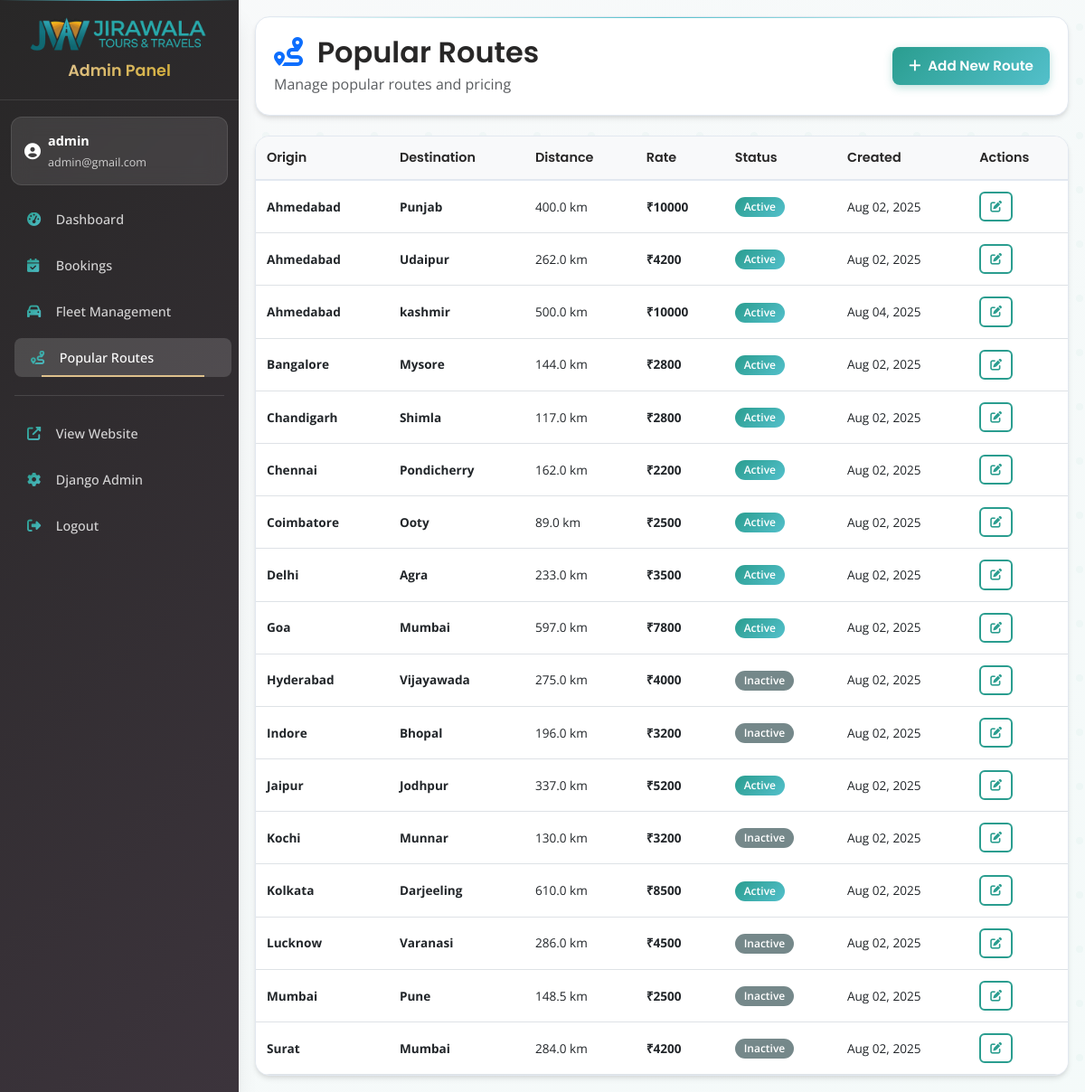
/admin-panel/routes/ (signed in), run on the app's committed database.
### booking/models.py (models this page shows, shortened)
class PopularRoute(models.Model):
    origin = models.CharField(max_length=100)
    destination = models.CharField(max_length=100)
    rate = models.CharField(max_length=100)
    distance_km = models.CharField(max_length=100)
    image = models.ImageField(upload_to='route_images/', blank=True, null=True)
    is_active = models.BooleanField(default=True)
    created_at = models.DateTimeField(auto_now_add=True)

### booking/views.py (the view, shortened to what this page needs)
# urls.py: path('admin-panel/routes/', custom_admin_routes, name='custom_admin_routes'),
@login_required
@user_passes_test(is_admin_user)
def custom_admin_routes(request):
    routes = []
    try:
        with connection.cursor() as cursor:
            cursor.execute("""
                SELECT id, origin, destination, distance_km, rate, is_active, created_at
                FROM booking_popularroute
                ORDER BY origin, destination
            """)
            raw_routes = cursor.fetchall()
            for row in raw_routes:
                try:
                    route_data = {
                        'id': row[0],
                        'origin': row[1] or '',
                        'destination': row[2] or '',
                        'distance_km': float(row[3]) if row[3] is not None else None,
                        'rate': float(row[4]) if row[4] is not None else None,
                        'is_active': bool(row[5]),
                        'created_at': row[6],
                    }
                    routes.append(route_data)
                except Exception as route_error:
                    logger.error("Error processing route {}: {}".format(row[0], str(route_error)))
                    continue
        logger.info("Successfully loaded {} routes using raw SQL".format(len(routes)))
    except Exception as e:
        logger.error("Error loading routes: {}".format(str(e)))
        logger.error("Traceback: {}".format(traceback.format_exc()))
        messages.error(request, 'Error loading routes. Please check the server logs.')
        routes = []
    context = {
        'routes': routes,
    }
    return render(request, 'custom_admin/routes.html', context)

### booking/views.py (called while the page is built)
def is_admin_user(user):
    return user.is_authenticated and (user.is_superuser or user.is_staff)

### templates/custom_admin/routes.html (shortened to what this page needs)
{% extends 'custom_admin/base.html' %}
{% block content %}
<div class="page-header">
    <div class="d-flex justify-content-between align-items-center">
        <div>
            <h2 class="mb-1">
                <i class="fas fa-route text-primary me-2"></i>
                Popular Routes
            </h2>
            <p class="text-muted mb-0">Manage popular routes and pricing</p>
        </div>
        <button class="btn btn-primary" data-bs-toggle="modal" data-bs-target="#addRouteModal">
            <i class="fas fa-plus me-1"></i>
            Add New Route
        </button>
    </div>
</div>
<div class="table-card">
    <div class="table-responsive">
        <table class="table table-hover mb-0">
            <thead class="table-light">
                <tr>
                    <th>Origin</th>
                    <th>Destination</th>
                    <th>Distance</th>
                    <th>Rate</th>
                    <th>Status</th>
                    <th>Created</th>
                    <th>Actions</th>
                </tr>
            </thead>
            <tbody>
                {% for route in routes %}
                <tr>
                    <td><strong>{{ route.origin }}</strong></td>
                    <td><strong>{{ route.destination }}</strong></td>
                    <td>
                        {% if route.distance_km %}
                            {{ route.distance_km|floatformat:1 }} km
                        {% else %}
                            <span class="text-muted">-</span>
                        {% endif %}
                    </td>
                    <td>
                        {% if route.rate %}
                            <strong>₹{{ route.rate|floatformat:0 }}</strong>
                        {% else %}
                            <span class="text-muted">Not set</span>
                        {% endif %}
                    </td>
                    <td>
                        {% if route.is_active %}
                            <span class="badge bg-success">Active</span>
                        {% else %}
                            <span class="badge bg-secondary">Inactive</span>
                        {% endif %}
                    </td>
                    <td>{{ route.created_at|date:"M d, Y" }}</td>
                    <td>
                        <button class="btn btn-sm btn-outline-primary edit-route-btn"
                                data-route-id="{{ route.id }}"
                                data-route-origin="{{ route.origin }}"
                                data-route-destination="{{ route.destination }}"
                                data-route-distance="{{ route.distance_km }}"
                                data-route-rate="{{ route.rate }}"
                                data-route-active="{{ route.is_active }}"
                                title="Edit Route">
                            <i class="fas fa-edit"></i>
                        </button>
                    </td>
                </tr>
                {% endfor %}
            </tbody>
        </table>
    </div>
</div>
{% endblock %}

### templates/custom_admin/base.html (shortened to what this page needs)
<!DOCTYPE html>
{% load static %}
<html lang="en">
<head>
    <link href="https://cdn.jsdelivr.net/npm/bootstrap@5.3.0/dist/css/bootstrap.min.css" rel="stylesheet">
    <link href="https://cdnjs.cloudflare.com/ajax/libs/font-awesome/6.4.0/css/all.min.css" rel="stylesheet">
</head>
<body>
    <div class="d-flex">
        <div class="sidebar">
            <a href="{% url 'custom_admin_dashboard' %}" class="brand-logo">
                <img src="/static/img/JiraWala1-nobg-blue.png" alt="Jirawala Tours & Travels" class="sidebar-logo">
                <span class="brand-text">Admin Panel</span>
            </a>
            {% if user.is_authenticated %}
            <div class="user-info">
                <div class="d-flex align-items-center">
                    <div>
                        <div class="fw-bold">{{ user.first_name|default:user.username }}</div>
                        <small class="opacity-75">{{ user.email }}</small>
                    </div>
                </div>
            </div>
            {% endif %}
            <nav class="nav flex-column">
                <a class="nav-link {% if request.resolver_match.url_name == 'custom_admin_dashboard' %}active{% endif %}"
                   href="{% url 'custom_admin_dashboard' %}">
                    <i class="fas fa-tachometer-alt"></i> Dashboard
                </a>
                <a class="nav-link {% if 'booking' in request.resolver_match.url_name %}active{% endif %}"
                   href="{% url 'custom_admin_bookings' %}">
                    <i class="fas fa-calendar-check"></i> Bookings
                </a>
                <a class="nav-link {% if request.resolver_match.url_name == 'custom_admin_cars' %}active{% endif %}"
                   href="{% url 'custom_admin_cars' %}">
                    <i class="fas fa-car"></i> Fleet Management
                </a>
                <a class="nav-link {% if request.resolver_match.url_name == 'custom_admin_routes' %}active{% endif %}"
                   href="{% url 'custom_admin_routes' %}">
                    <i class="fas fa-route"></i> Popular Routes
                </a>
                <hr class="text-white-50 mx-3">
                <a class="nav-link" href="{% url 'home' %}" target="_blank">
                    <i class="fas fa-external-link-alt"></i> View Website
                </a>
                <a class="nav-link" href="/admin/" target="_blank">
                    <i class="fas fa-cog"></i> Django Admin
                </a>
                <a class="nav-link" href="{% url 'custom_admin_logout' %}">
                    <i class="fas fa-sign-out-alt"></i> Logout
                </a>
            </nav>
        </div>
        <div class="main-content flex-grow-1">
            {% block content %}
            {% endblock %}
        </div>
    </div>
</body>
</html>

### data on the page
PopularRoute: origin "Ahmedabad", destination "Punjab", distance_km "400.0", rate "10000", shows "Active", created_at "Aug 02, 2025"
PopularRoute: origin "Ahmedabad", destination "Udaipur", distance_km "262.0", rate "4200", shows "Active", created_at "Aug 02, 2025"
PopularRoute: origin "Ahmedabad", destination "kashmir", distance_km "500.0", rate "10000", shows "Active", created_at "Aug 04, 2025"
PopularRoute: origin "Bangalore", destination "Mysore", distance_km "144.0", rate "2800", shows "Active", created_at "Aug 02, 2025"
PopularRoute: origin "Chandigarh", destination "Shimla", distance_km "117.0", rate "2800", shows "Active", created_at "Aug 02, 2025"
PopularRoute: origin "Chennai", destination "Pondicherry", distance_km "162.0", rate "2200", shows "Active", created_at "Aug 02, 2025"
PopularRoute: origin "Coimbatore", destination "Ooty", distance_km "89.0", rate "2500", shows "Active", created_at "Aug 02, 2025"
PopularRoute: origin "Delhi", destination "Agra", distance_km "233.0", rate "3500", shows "Active", created_at "Aug 02, 2025"
PopularRoute: origin "Goa", destination "Mumbai", distance_km "597.0", rate "7800", shows "Active", created_at "Aug 02, 2025"
PopularRoute: origin "Hyderabad", destination "Vijayawada", distance_km "275.0", rate "4000", shows "Inactive", created_at "Aug 02, 2025"
PopularRoute: origin "Indore", destination "Bhopal", distance_km "196.0", rate "3200", shows "Inactive", created_at "Aug 02, 2025"
PopularRoute: origin "Jaipur", destination "Jodhpur", distance_km "337.0", rate "5200", shows "Active", created_at "Aug 02, 2025"
PopularRoute: origin "Kochi", destination "Munnar", distance_km "130.0", rate "3200", shows "Inactive", created_at "Aug 02, 2025"
PopularRoute: origin "Kolkata", destination "Darjeeling", distance_km "610.0", rate "8500", shows "Active", created_at "Aug 02, 2025"
PopularRoute: origin "Lucknow", destination "Varanasi", distance_km "286.0", rate "4500", shows "Inactive", created_at "Aug 02, 2025"
PopularRoute: origin "Mumbai", destination "Pune", distance_km "148.5", rate "2500", shows "Inactive", created_at "Aug 02, 2025"
PopularRoute: origin "Surat", destination "Mumbai", distance_km "284.0", rate "4200", shows "Inactive", created_at "Aug 02, 2025"

### other printed values
{{ user.first_name|default:user.username }} "admin"
{{ user.email }} "admin@gmail.com"
